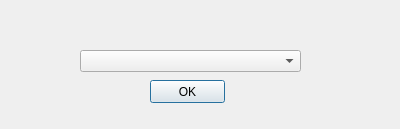
<?xml version="1.0" encoding="UTF-8"?>
<ui version="4.0">
 <class>begindialog</class>
 <widget class="QDialog" name="begindialog">
  <property name="geometry">
   <rect>
    <x>0</x>
    <y>0</y>
    <width>400</width>
    <height>129</height>
   </rect>
  </property>
  <property name="windowTitle">
   <string>Dialog</string>
  </property>
  <widget class="QPushButton" name="okButton">
   <property name="geometry">
    <rect>
     <x>150</x>
     <y>80</y>
     <width>75</width>
     <height>23</height>
    </rect>
   </property>
   <property name="text">
    <string>OK</string>
   </property>
  </widget>
  <widget class="QComboBox" name="comboBox">
   <property name="geometry">
    <rect>
     <x>80</x>
     <y>50</y>
     <width>221</width>
     <height>22</height>
    </rect>
   </property>
  </widget>
 </widget>
 <resources/>
 <connections/>
</ui>
